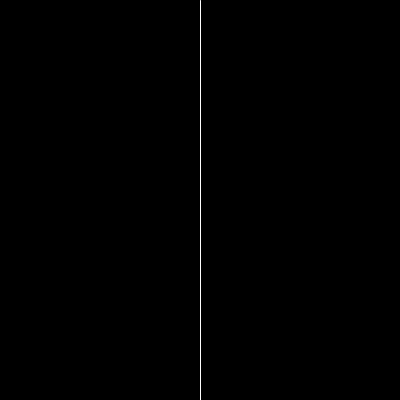
Frame 1 (no input)
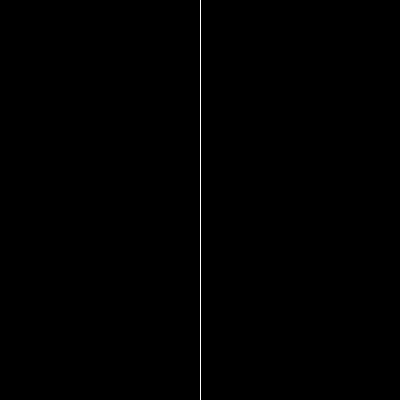
Frame 60 (the mouse pressed at the canvas centre just before this capture)
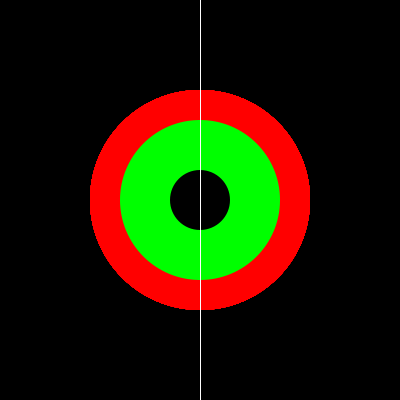
Frame 120 (the mouse held since frame 60 and released just before this capture)

The Processing sketch that drew these frames (run headless with seeded random() and noise(); from frame 60 on, the mouse is pressed at the canvas centre):

// Processing sketch: processing_54452
// ── processing_54452.pde

//Problem Set 1.6 by Nathan Smofsky
//A sketch that evokes symmetry

void setup() {
  size(400, 400);
  background(0);
  frameRate(60);
  smooth();
}

void draw() {
  stroke(255);
  rectMode(CENTER);
  ellipseMode(CENTER);
  
  noStroke();
  fill(255, 0, 0);
  ellipse(width/2, height/2, mouseX+20, mouseY+20);
  fill(0, 255, 0);
  ellipse(width/2, height/2, mouseX-40, mouseY-40);
  fill(0);
  ellipse(width/2, height/2, mouseX-140, mouseY-140);
  
  stroke(255);
  line(200, 0, 200, 400);
}

void keyPressed() {
  println(key);
}
